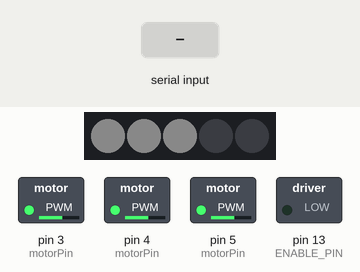
Recording of a sketch running on a simulated Arduino Uno, built with avr-gcc and run on an emulated ATmega328P. Parts: 5 RGB LEDs in strip order, left to right, switched loads named in the sketch (green lamp = pin HIGH). Inputs (shaded band) come from the test bench. Dim RGB values are drawn brighter than linear; what the sketch prints to the serial monitor is not drawn.

Above: at 0.1 s.
1.8 s: "90,45\n" received over Serial
At 3.0 s:
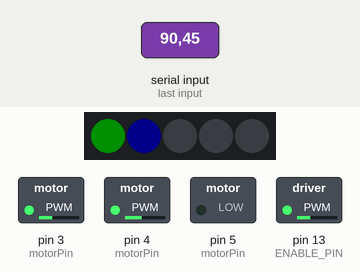
4.7 s: "30,150\n" received over Serial
At 6.0 s:
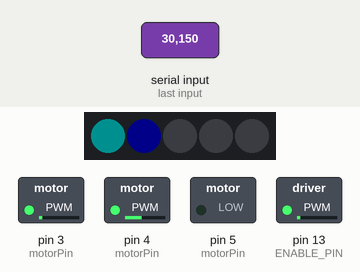
6.3 s: "90,45,200,10\n" received over Serial
At 7.3 s:
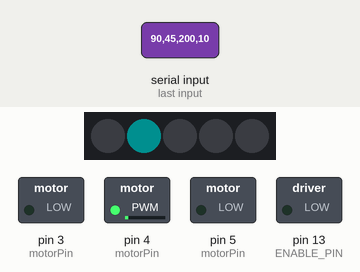
7.9 s: "1,90,45\n" received over Serial
At 9.4 s:
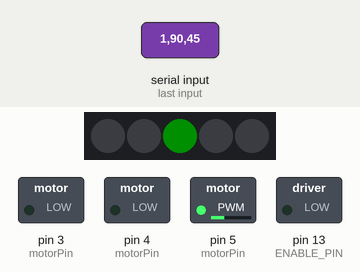
10.3 s: "30,150,10,200\n" received over Serial
At 11.5 s:
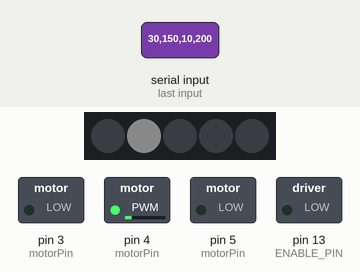
11.8 s: "90,45,200\n" received over Serial
At 12.3 s:
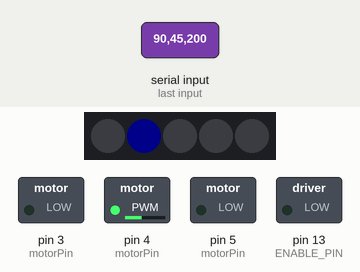
Timing chart, 0 to 14.3 s (numbered marks = the images above; inputs shaded):
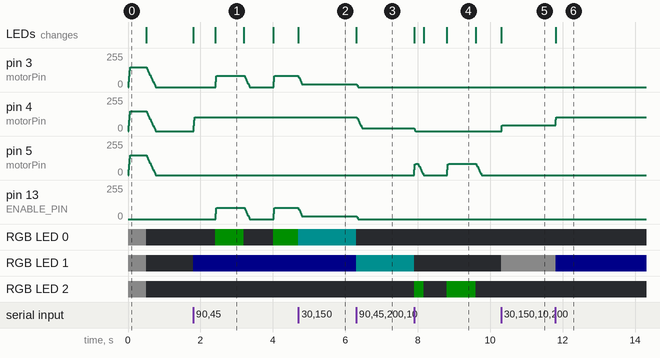

Measured:
- after the input at 1.8 s, pin 4 (motorPin): 0/255 → 105/255 at once; RGB LED 0: off → RGB(0, 15, 0) after 0.60 s, → off 0.80 s later, → RGB(0, 15, 0) 0.80 s later; RGB LED 1: off → RGB(0, 0, 10) at once; the LEDs: first change at once (image 1 shows a later state)
- after the input at 4.7 s, the LEDs: change at once (image 2)
- after the input at 6.3 s, pin 3 (motorPin), pin 13 (ENABLE_PIN): 21/255 → 0/255 at once; pin 4 (motorPin): moves from 105/255 to 21/255 over 0.14 s, starting at once; RGB LED 0: RGB(0, 15, 15) → off at once; RGB LED 1: RGB(0, 0, 10) → RGB(0, 15, 15) at once; the LEDs: change at once (image 3)
- after the input at 10.3 s, pin 4 (motorPin): 0/255 → 42/255 at once; pin 5 (motorPin): stays 0/255 (without the input it goes to 41/255 after 0.12 s); the LEDs: change at once (image 5)
- after the input at 11.8 s, pin 4 (motorPin): 42/255 → 105/255 at once; RGB LED 1: RGB(10, 10, 10) → RGB(0, 0, 10) at once; the LEDs: change at once (image 6)
- by itself, pin 4 (motorPin), pin 5 (motorPin): rises from 41/255 to 147/255 in 0.03 s, then falls to 0/255 in 0.70 s

The sketch:

bracelet.ino
```cpp
/*
 * 2010712 Monica Lin  Vibration Device
 * mo83117401500094@gmail.com
 * Connet with android device using Bluetooth(BLE)
 * History: v2.0
 */

#include "SoftPWM.h" //https://github.com/bhagman/SoftPWM
#include <stdlib.h>     /* atoi */
#include "pt.h"    /* Protothreads --Adam Dunkels */
#include "neoLibrary.h" /* NeoLibrart impotr Adafruit_NeoPixel*/
/*============================================================================================
 *Setting:  motorPin: which is connects motor pin on arduino
 *          MOTOR_LEN: the number of vibration motor
 *          MAX_PWM: the max power of vibration motor (255 is 5v)
=========================================================================================== */
#define MOTOR_LEN 3 //how many vibration motor is going to be used
#define MAX_PWM 153 //0-255 0-5v vibration motor max power is 3v
#define ENABLE_PIN 13
#define CYCLE_BASE 100 //interval change base time (ms)
#define CYCLE_T 6000 //Time Action cycle = CYCLE_T*2 (ms)
#define MAX_F 7
#define MAX_I 5
/* constants won't change. Used here to set a pin number : */
//const int motorPin[] = {2, 3, 1, 4, 5};  //the numer of the MOTOR pin
const int motorPin[] = {3, 4, 5};  //the numer of the MOTOR pin
/* constants won't change. Used here to set interval time 2x milliseconds : */
const int motor_interval[] = {0, 3, 4, 5, 6, 8};   //set the vibration from small to big

typedef struct newMotor
{
  unsigned int intensity;
  unsigned int frequency;
  unsigned int pwm;
}NewMotor;
NewMotor motor[MOTOR_LEN];
//NewMotor *motor = new NewMotor[MOTOR_LEN];

// The value previousMillis and currentMillis will quickly become too large for an int to store
unsigned long previousMillis  = 0;
unsigned long currentMillis;
int previous_cnt = 0;
int cnt_time;

static struct pt pt1, pt2;

void setup()
{
  // Initialize
  neoSetup();
  SoftPWMBegin();
  Serial.begin(115200); // opens  port, sets data rate to 115200 bps

  // Enable pin set up
  SoftPWMSet(ENABLE_PIN, 0);
  SoftPWMSetFadeTime(ENABLE_PIN, 100, 500);

  // motor pin set up
  for(int i=0; i<MOTOR_LEN ;i++)
  {
    // Create and set motor pin to 0 (off)
    SoftPWMSet(motorPin[i], 0);
    // Set fade time for motor pin to 100 ms fade-up time, and 500 ms fade-down time
    SoftPWMSetFadeTime(motorPin[i], 100, 500);
  }
  firstStart(); //vibrate all motor for 0.5s

  PT_INIT(&pt1);
  PT_INIT(&pt2);
}

void firstStart()
{
  int pwm = MAX_F;
  int delay_t = 500;
  for(int i = 0; i< MOTOR_LEN; i++)
  {
    motor[i].pwm = pwm*21;
    colorSet(i, 2); //green 2
  }
  colorShow();
  outIO();
  delay(delay_t);
  for(int i = 0; i< MOTOR_LEN; i++)
  {
    motor[i].pwm = 0;
    colorSet(i, 0);
  }
  colorShow();
  outIO();
  delay(10);
}

void loop()
{
  protothread1(&pt1);
  protothread2(&pt2);
  /*
  serialRead();
  showdata();
  motorCallback();
  outIO();
  */
}


int serialRead()
{
    int i = 0;
    // 檢查是否有資料可供讀取
    while (Serial.available() > 0)
    {
      // 讀取進來的 byte
      char r = Serial.read();
      Serial.println(r);
      if(i < MOTOR_LEN)
        motor[i].intensity = (atoi(&r) < MAX_I) ? atoi(&r) : MAX_I;
      else if(i < MOTOR_LEN*2)
        motor[i-MOTOR_LEN].frequency = (atoi(&r) < MAX_F) ? atoi(&r) : MAX_F;
      i=(i+1)%(MOTOR_LEN*2);
    }
}

void showdata()
{
  for(int i=0; i<MOTOR_LEN; i++)
  {
    //Serial.print(motor[i].intensity);
    //Serial.print(motor[i].frequency);
    Serial.print(motor[i].pwm);
    if(i < MOTOR_LEN-1)
      Serial.print(",");
    else
      Serial.println();
  }
}

void setMotorPwm(int motor_number, int frequency, int intensity)
{
    if(cnt_time/intensity%2)
    {
      motor[motor_number].pwm = (frequency)*21;
      colorSet(motor_number, frequency); //green 2
    }
    else
    {
      motor[motor_number].pwm = 0;
      colorSet(motor_number, 0);
    }
    colorShow();
}

void motorCallback()
{
  //strat a new cycle
  currentMillis = millis();
  cnt_time = (currentMillis - previousMillis)/CYCLE_BASE;

  // current time
  if((cnt_time) >= CYCLE_T*2)
  {
    previousMillis = currentMillis;
    previous_cnt = cnt_time;
  }
  //set motor output
  if(cnt_time != previous_cnt)
  {
    for(int i =0; i<MOTOR_LEN; i++)
    {
      setMotorPwm(i, motor[i].frequency, motor_interval[motor[i].intensity]);
    }
    // set led
    SoftPWMSet(ENABLE_PIN, motor[0].pwm);
  }
  previous_cnt = cnt_time;
  //end of the a new cycle
}

void outIO()
{
  for(int i =0; i<MOTOR_LEN; i++)
  {
    // Turn on - set to pwm
    SoftPWMSet(motorPin[i], motor[i].pwm);
  }
}

static int protothread1(struct pt *pt) {
  PT_BEGIN(pt);
  serialRead();
  showdata();
  PT_END(pt);
}

static int protothread2(struct pt *pt) {
  PT_BEGIN(pt);
  motorCallback();
  outIO();
  PT_END(pt);
}
```

lc-switch.h
```cpp
// (licence header left out)
/**
 * \addtogroup lc
 * @{
 */

/**
 * \file
 * Implementation of local continuations based on switch() statment
 * \author Adam Dunkels <adam@sics.se>
 *
 * This implementation of local continuations uses the C switch()
 * statement to resume execution of a function somewhere inside the
 * function's body. The implementation is based on the fact that
 * switch() statements are able to jump directly into the bodies of
 * control structures such as if() or while() statmenets.
 *
 * This implementation borrows heavily from Simon Tatham's coroutines
 * implementation in C:
 * http://www.chiark.greenend.org.uk/~sgtatham/coroutines.html
 */

#ifndef __LC_SWITCH_H__
#define __LC_SWITCH_H__

/* WARNING! lc implementation using switch() does not work if an
   LC_SET() is done within another switch() statement! */

/** \hideinitializer */
typedef unsigned short lc_t;

#define LC_INIT(s) s = 0;

#define LC_RESUME(s) switch(s) { case 0:

#define LC_SET(s) s = __LINE__; case __LINE__:

#define LC_END(s) }

#endif /* __LC_SWITCH_H__ */

/** @} */
```

lc.h
```cpp
// (licence header left out)
/**
 * \addtogroup pt
 * @{
 */

/**
 * \defgroup lc Local continuations
 * @{
 *
 * Local continuations form the basis for implementing protothreads. A
 * local continuation can be <i>set</i> in a specific function to
 * capture the state of the function. After a local continuation has
 * been set can be <i>resumed</i> in order to restore the state of the
 * function at the point where the local continuation was set.
 *
 *
 */

/**
 * \file lc.h
 * Local continuations
 * \author
 * Adam Dunkels <adam@sics.se>
 *
 */

#ifdef DOXYGEN
/**
 * Initialize a local continuation.
 *
 * This operation initializes the local continuation, thereby
 * unsetting any previously set continuation state.
 *
 * \hideinitializer
 */
#define LC_INIT(lc)

/**
 * Set a local continuation.
 *
 * The set operation saves the state of the function at the point
 * where the operation is executed. As far as the set operation is
 * concerned, the state of the function does <b>not</b> include the
 * call-stack or local (automatic) variables, but only the program
 * counter and such CPU registers that needs to be saved.
 *
 * \hideinitializer
 */
#define LC_SET(lc)

/**
 * Resume a local continuation.
 *
 * The resume operation resumes a previously set local continuation, thus
 * restoring the state in which the function was when the local
 * continuation was set. If the local continuation has not been
 * previously set, the resume operation does nothing.
 *
 * \hideinitializer
 */
#define LC_RESUME(lc)

/**
 * Mark the end of local continuation usage.
 *
 * The end operation signifies that local continuations should not be
 * used any more in the function. This operation is not needed for
 * most implementations of local continuation, but is required by a
 * few implementations.
 *
 * \hideinitializer
 */
#define LC_END(lc)

/**
 * \var typedef lc_t;
 *
 * The local continuation type.
 *
 * \hideinitializer
 */
#endif /* DOXYGEN */

#ifndef __LC_H__
#define __LC_H__


#ifdef LC_INCLUDE
#include LC_INCLUDE
#else
#include "lc-switch.h"
#endif /* LC_INCLUDE */

#endif /* __LC_H__ */

/** @} */
/** @} */
```

neoLibrary.cpp
```cpp
#include "neoLibrary.h"

Adafruit_NeoPixel strip = Adafruit_NeoPixel(5, neo_pin, NEO_GRB + NEO_KHZ800);

void neoSetup()
{
	strip.begin();
	strip.show(); // Initialize all pixels to 'off'
	//Serial.begin(9600);
}

void colorSet(int motor, int color)
{
  if(color == off)
  {
    strip.setPixelColor(motor, strip.Color(0, 0, 0));
  }
	if(color == red)
	{
	strip.setPixelColor(motor, strip.Color(30, 0, 0));
	}
	if(color == green)
	{
	strip.setPixelColor(motor, strip.Color(0, 15, 0));
	}
	if(color == blue)
	{
	strip.setPixelColor(motor, strip.Color(0, 0, 10));
	}
 if(color == yellow)
  {
  strip.setPixelColor(motor, strip.Color(17, 12, 0));
  }
  if(color == no)
  {
    strip.setPixelColor(motor, strip.Color(0, 15, 15));
  }
	if(color == white)
	{
	strip.setPixelColor(motor, strip.Color(10, 10, 10));
	}
	if(color == purple)
	{
	strip.setPixelColor(motor, strip.Color(15, 0, 15));
	}
}

void colorShow()
{
	strip.show();
}
```

neoLibrary.h
```cpp
#include <Adafruit_NeoPixel.h>


#define neo_pin 14 //A0

#define red 7
#define purple 6
#define blue 5
#define green 4
#define yellow 3
#define white 2
#define no 1
#define off 0

void neoSetup();
void colorSet(int motor, int color);
void colorShow();
```

pt.h
```cpp
// (licence header left out)
/**
 * \addtogroup pt
 * @{
 */

/**
 * \file
 * Protothreads implementation.
 * \author
 * Adam Dunkels <adam@sics.se>
 *
 */

#ifndef __PT_H__
#define __PT_H__

#include "lc.h"

struct pt {
  lc_t lc;
};

#define PT_WAITING 0
#define PT_YIELDED 1
#define PT_EXITED  2
#define PT_ENDED   3

/**
 * \name Initialization
 * @{
 */

/**
 * Initialize a protothread.
 *
 * Initializes a protothread. Initialization must be done prior to
 * starting to execute the protothread.
 *
 * \param pt A pointer to the protothread control structure.
 *
 * \sa PT_SPAWN()
 *
 * \hideinitializer
 */
#define PT_INIT(pt)   LC_INIT((pt)->lc)

/** @} */

/**
 * \name Declaration and definition
 * @{
 */

/**
 * Declaration of a protothread.
 *
 * This macro is used to declare a protothread. All protothreads must
 * be declared with this macro.
 *
 * \param name_args The name and arguments of the C function
 * implementing the protothread.
 *
 * \hideinitializer
 */
#define PT_THREAD(name_args) char name_args

/**
 * Declare the start of a protothread inside the C function
 * implementing the protothread.
 *
 * This macro is used to declare the starting point of a
 * protothread. It should be placed at the start of the function in
 * which the protothread runs. All C statements above the PT_BEGIN()
 * invokation will be executed each time the protothread is scheduled.
 *
 * \param pt A pointer to the protothread control structure.
 *
 * \hideinitializer
 */
#define PT_BEGIN(pt) { char PT_YIELD_FLAG = 1; LC_RESUME((pt)->lc)

/**
 * Declare the end of a protothread.
 *
 * This macro is used for declaring that a protothread ends. It must
 * always be used together with a matching PT_BEGIN() macro.
 *
 * \param pt A pointer to the protothread control structure.
 *
 * \hideinitializer
 */
#define PT_END(pt) LC_END((pt)->lc); PT_YIELD_FLAG = 0; \
                   PT_INIT(pt); return PT_ENDED; }

/** @} */

/**
 * \name Blocked wait
 * @{
 */

/**
 * Block and wait until condition is true.
 *
 * This macro blocks the protothread until the specified condition is
 * true.
 *
 * \param pt A pointer to the protothread control structure.
 * \param condition The condition.
 *
 * \hideinitializer
 */
#define PT_WAIT_UNTIL(pt, condition)	        \
  do {						\
    LC_SET((pt)->lc);				\
    if(!(condition)) {				\
      return PT_WAITING;			\
    }						\
  } while(0)

/**
 * Block and wait while condition is true.
 *
 * This function blocks and waits while condition is true. See
 * PT_WAIT_UNTIL().
 *
 * \param pt A pointer to the protothread control structure.
 * \param cond The condition.
 *
 * \hideinitializer
 */
#define PT_WAIT_WHILE(pt, cond)  PT_WAIT_UNTIL((pt), !(cond))

/** @} */

/**
 * \name Hierarchical protothreads
 * @{
 */

/**
 * Block and wait until a child protothread completes.
 *
 * This macro schedules a child protothread. The current protothread
 * will block until the child protothread completes.
 *
 * \note The child protothread must be manually initialized with the
 * PT_INIT() function before this function is used.
 *
 * \param pt A pointer to the protothread control structure.
 * \param thread The child protothread with arguments
 *
 * \sa PT_SPAWN()
 *
 * \hideinitializer
 */
#define PT_WAIT_THREAD(pt, thread) PT_WAIT_WHILE((pt), PT_SCHEDULE(thread))

/**
 * Spawn a child protothread and wait until it exits.
 *
 * This macro spawns a child protothread and waits until it exits. The
 * macro can only be used within a protothread.
 *
 * \param pt A pointer to the protothread control structure.
 * \param child A pointer to the child protothread's control structure.
 * \param thread The child protothread with arguments
 *
 * \hideinitializer
 */
#define PT_SPAWN(pt, child, thread)		\
  do {						\
    PT_INIT((child));				\
    PT_WAIT_THREAD((pt), (thread));		\
  } while(0)

/** @} */

/**
 * \name Exiting and restarting
 * @{
 */

/**
 * Restart the protothread.
 *
 * This macro will block and cause the running protothread to restart
 * its execution at the place of the PT_BEGIN() call.
 *
 * \param pt A pointer to the protothread control structure.
 *
 * \hideinitializer
 */
#define PT_RESTART(pt)				\
  do {						\
    PT_INIT(pt);				\
    return PT_WAITING;			\
  } while(0)

/**
 * Exit the protothread.
 *
 * This macro causes the protothread to exit. If the protothread was
 * spawned by another protothread, the parent protothread will become
 * unblocked and can continue to run.
 *
 * \param pt A pointer to the protothread control structure.
 *
 * \hideinitializer
 */
#define PT_EXIT(pt)				\
  do {						\
    PT_INIT(pt);				\
    return PT_EXITED;			\
  } while(0)

/** @} */

/**
 * \name Calling a protothread
 * @{
 */

/**
 * Schedule a protothread.
 *
 * This function shedules a protothread. The return value of the
 * function is non-zero if the protothread is running or zero if the
 * protothread has exited.
 *
 * \param f The call to the C function implementing the protothread to
 * be scheduled
 *
 * \hideinitializer
 */
#define PT_SCHEDULE(f) ((f) < PT_EXITED)

/** @} */

/**
 * \name Yielding from a protothread
 * @{
 */

/**
 * Yield from the current protothread.
 *
 * This function will yield the protothread, thereby allowing other
 * processing to take place in the system.
 *
 * \param pt A pointer to the protothread control structure.
 *
 * \hideinitializer
 */
#define PT_YIELD(pt)				\
  do {						\
    PT_YIELD_FLAG = 0;				\
    LC_SET((pt)->lc);				\
    if(PT_YIELD_FLAG == 0) {			\
      return PT_YIELDED;			\
    }						\
  } while(0)

/**
 * \brief      Yield from the protothread until a condition occurs.
 * \param pt   A pointer to the protothread control structure.
 * \param cond The condition.
 *
 *             This function will yield the protothread, until the
 *             specified condition evaluates to true.
 *
 *
 * \hideinitializer
 */
#define PT_YIELD_UNTIL(pt, cond)		\
  do {						\
    PT_YIELD_FLAG = 0;				\
    LC_SET((pt)->lc);				\
    if((PT_YIELD_FLAG == 0) || !(cond)) {	\
      return PT_YIELDED;			\
    }						\
  } while(0)

/** @} */

#endif /* __PT_H__ */

/** @} */
```
